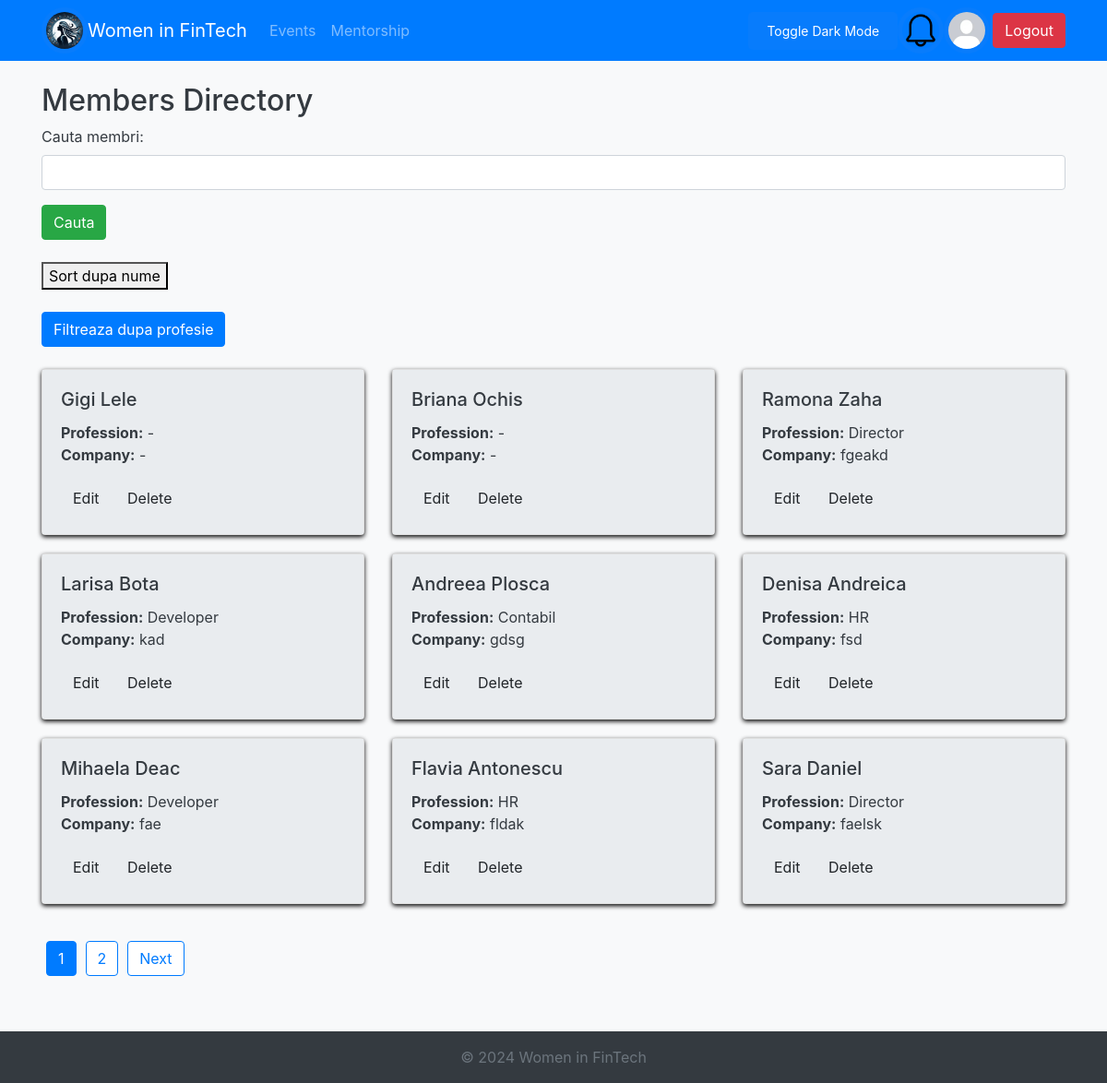
The app's page /members.php (signed in) with its own data.
### tables this page shows
CREATE TABLE `members` (
  `id` int(11) NOT NULL,
  `first_name` varchar(50) NOT NULL,
  `last_name` varchar(50) NOT NULL,
  `email` varchar(100) NOT NULL,
  `profession` varchar(100) DEFAULT '-',
  `company` varchar(100) DEFAULT '-',
  `expertise` text DEFAULT NULL,
  `linkedin_profile` varchar(255) DEFAULT NULL,
  `pfp` varchar(500) NOT NULL DEFAULT 'resources/default_profile_pic.jpg',
  `status` enum('admin','member','mentor') DEFAULT 'member',
  `created_at` timestamp NOT NULL DEFAULT current_timestamp(),
  `password` varchar(200) NOT NULL DEFAULT 'parola'
);

### members.php (the view, shortened to what this page needs)
<?php
include_once "includes/header.php";
$database = new Database();
$db = $database->getConnection();
$page = isset($_GET['page']) ? (int)$_GET['page'] : 1;
$page = max($page, 1);
$members_per_page = 9;
$offset = ($page - 1) * $members_per_page;
$searchQuery = isset($_POST['searchQuery']) ? $_POST['searchQuery'] : '';
?>
    <h2>Members Directory</h2>
    <form method="post" action="">
        <div class="form-group">
            <label for="searchQuery">Cauta membri:</label>
            <input type="text" name="searchQuery" id="searchQuery" class="form-control" value="<?php echo htmlspecialchars($searchQuery); ?>">
        </div>
        <button type="submit" class="btn btn-success">Cauta</button>
    </form>
    <br/>
    <form id="sortForm" method="post">
        <button type="submit" id="sortbutton" onclick="schimbaModSortare()"><?php echo isset($_POST['sortMode']) && $_POST['sortMode'] === 'sortcreare' ? 'Sort dupa creare' : 'Sort dupa nume'; ?></button>
    </form>
    <br/>
    <button class="btn btn-primary" onclick="toggleFilterSection()">Filtreaza dupa profesie</button>
    <br/>
    <br/>
<?php
$query = "SELECT * FROM members WHERE NOT (first_name = 'admin' AND last_name = 'admin')";
if (isset($_POST['sortMode']) && $_POST['sortMode'] === 'sortcreare') {
    $query .= " ORDER BY last_name, first_name";
}else if(isset($_POST['sortMode']) && $_POST['sortMode'] === 'sortnume') {
    $query .= " ORDER BY created_at";
} else {
    $query .= " ORDER BY created_at DESC";
}
$query .= " LIMIT :limit OFFSET :offset";
$stmt = $db->prepare($query);
$stmt->bindValue(':limit', $members_per_page, PDO::PARAM_INT);
$stmt->bindValue(':offset', $offset, PDO::PARAM_INT);
$stmt->execute();
$total_querry = 'SELECT COUNT(*) as total FROM members';
$total_stmt = $db->prepare($total_querry);
$total_stmt->execute();
$total_rows = $total_stmt->fetch(PDO::FETCH_ASSOC);
$total_members = $total_rows['total'];
$total_pages = ceil($total_members / $members_per_page);
?>
    <div class="row">
        <?php if ($stmt->rowCount() > 0): ?>
            <?php while ($row = $stmt->fetch(PDO::FETCH_ASSOC)): ?>
                <div class="col-md-4">
                    <div class="card member-card">
                        <div class="card-body">
                            <h5 class="card-title"><?php echo htmlspecialchars($row['first_name'] . ' ' . $row['last_name']); ?></h5>
                            <p class="card-text">
                                <strong>Profession:</strong> <?php echo htmlspecialchars($row['profession']); ?><br>
                                <strong>Company:</strong> <?php echo htmlspecialchars($row['company']); ?>
                            </p>
                            <a href="edit_member.php?id=<?php echo $row['id']; ?>" class="btn btnprimary">Edit</a>
                            <a href="delete_member.php?id=<?php echo $row['id']; ?>" class="btn btndanger" onclick="return confirm('Are you sure?')">Delete</a>
                        </div>
                    </div>
                </div>
            <?php endwhile; ?>
        <?php else: ?>
            <div class="col-12">
                <p class="text-center">No data found matching your criteria.</p>
            </div>
        <?php endif; ?>
    </div>
    <nav aria-label="Page navigation" class="pagination-container">
        <ul class="pagination">
            <?php for ($i = 1; $i <= $total_pages; $i++): ?>
                <li class="page-item <?php echo $i == $page ? 'active' : ''; ?>">
                    <a class="page-link" href="?page=<?php echo $i; ?>"><?php echo $i; ?></a>
                </li>
            <?php endfor; ?>
            <?php if ($page < $total_pages): ?>
                <li class="page-item">
                    <a class="page-link" href="?page=<?php echo $page + 1; ?>">Next</a>
                </li>
            <?php endif; ?>
        </ul>
    </nav>
<?php
include_once "includes/footer.php";
?>

### includes/header.php (shortened to what this page needs)
<?php
$database = new Database();
$db = $database->getConnection();
if(isset($_SESSION['user'])){
    $userId = $_SESSION['user']['id'];
    $query = "SELECT pfp FROM members WHERE id = :id";
    $stmt = $db->prepare($query);
    $stmt->bindParam(':id', $userId, PDO::PARAM_INT);
    $stmt->execute();
    $user = $stmt->fetch(PDO::FETCH_ASSOC);
$profilePic = $user['pfp'] ?? 'resources/default_profile_pic.jpg';
} else {
    $profilePic = 'resources/default_profile_pic.jpg';
}
?>
<!DOCTYPE html>
<html lang="ro">
<head>
    <link rel="stylesheet"
          href="https://stackpath.bootstrapcdn.com/bootstrap/4.5.2/css/bootstrap.min.css">
    <link rel="stylesheet" href="css/style.css">
</head>
<body class="bg-light">
<nav class="navbar navbar-expand-lg navbar-dark bg-primary">
    <div class="container">
        <img class="logo" src="logo.png" style="width: 50px; height: auto; border-radius: 50%; border: 5px solid #087cfc;">
        <a class="navbar-brand" href="<?php echo isset($_SESSION['user']) ? 'dashboard.php' : 'index.php'; ?>">Women in FinTech</a>
        <div class="collapse navbar-collapse" id="navbarNav">
            <ul class="navbar-nav">
                <?php if (isset($_SESSION['user'])): ?>
                    <li class="nav-item">
                        <a class="nav-link" href="events.php">Events</a>
                    </li>
                    <li class="nav-item">
                        <a class="nav-link" href="mentorship.php">Mentorship</a>
                    </li>
                <?php endif; ?>
            </ul>
        </div>
        <input onclick="darkMode()" id="darkButton" class="btn btn-primary" type="button" value="Toggle Dark Mode">
        <div class="dropdown">
            <img class="pfp dropdown-toggle" id="notificationBell" data-toggle="dropdown" aria-haspopup="true" aria-expanded="false"
                 src="resources/bell.png" style="width: 50px; height: 50px; border-radius: 50%; border: 5px solid #087cfc; cursor: pointer;">
        </div>
        <?php if (isset($_SESSION['user'])): ?>
        <a href="edit_profile.php" style="padding-right: 3px">
            <img class="pfp" src="<?php echo htmlspecialchars($profilePic); ?>" style="width: 50px; height: 50px; border-radius: 50%; border: 5px solid #087cfc;">
        </a>
        <?php endif; ?>
        <div class="ml-auto">
            <?php if (isset($_SESSION['user'])): ?>
                <a href="logout.php" class="btn btn-danger">Logout</a>
            <?php else: ?>
                <a href="login.php" class="btn btn-success">Login</a>
            <?php endif; ?>
    </div>
</nav>
<div class="container mt-4">

### css/style.css (style rules this page uses)
body { min-height: 100vh; display: flex; flex-direction: column; }
.member-card { margin-bottom: 20px; box-shadow: 0 2px 5px black; }
.card-body { background-color: #e9ecef; }
.logo { border-radius: 50%; }
#darkButton { float: right; background-color: #087cfc; color: white; border: none; padding: 10px 20px; border-radius: 5px; cursor: pointer; font-size: 14px; }
.member-card { transition: transform 0.2s, box-shadow 0.2s; }
.pagination-container { position: relative; margin-top: 20px; margin-bottom: 60px; text-align: justify; }
.pagination { display: inline-flex; justify-content: center; margin: 0; padding: 0; list-style: none; }
.pagination .page-item .page-link { margin: 0 5px; padding: 8px 12px; border-radius: 4px; color: #007bff; border: 1px solid #007bff; text-decoration: none; }
.pagination .page-item.active .page-link { background-color: #007bff; color: white; border-color: #007bff; }

### records on screen
members: pfp (placeholder picture)
members: first_name+last_name "Gigi Lele", profession "-", company "-"
members: first_name+last_name "Briana Ochis", profession "-", company "-"
members: first_name+last_name "Ramona Zaha", profession "Director", company "fgeakd"
members: first_name+last_name "Larisa Bota", profession "Developer", company "kad"
members: first_name+last_name "Andreea Plosca", profession "Contabil", company "gdsg"
members: first_name+last_name "Denisa Andreica", profession "HR", company "fsd"
members: first_name+last_name "Mihaela Deac", profession "Developer", company "fae"
members: first_name+last_name "Flavia Antonescu", profession "HR", company "fldak"
members: first_name+last_name "Sara Daniel", profession "Director", company "faelsk"
